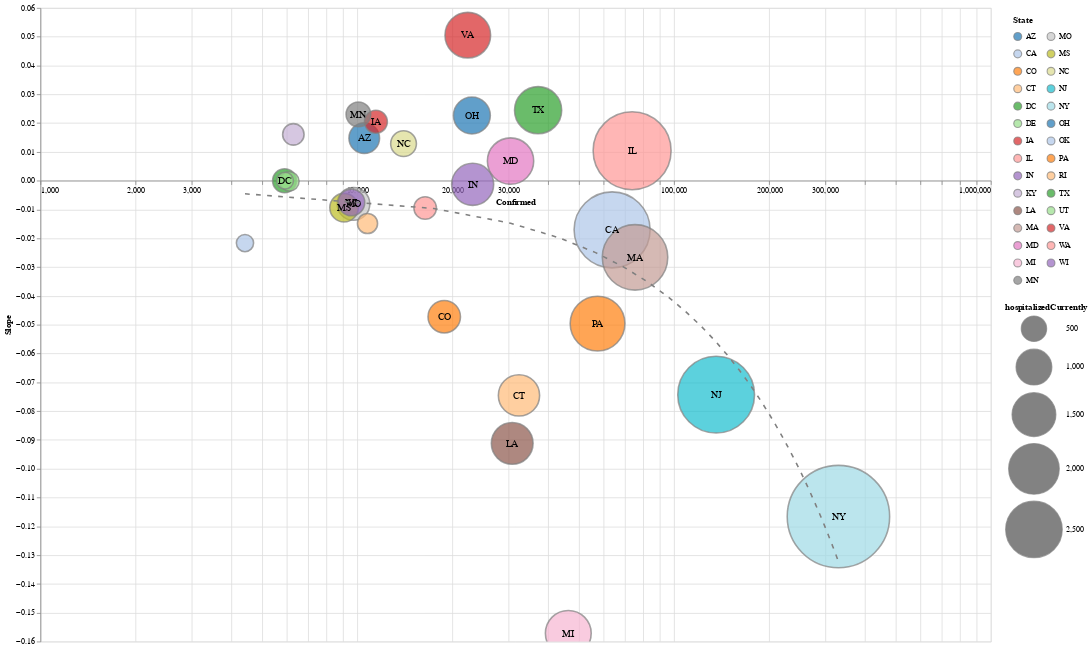

The notebook cell saved with this chart:
### Code cell
dfh = pd.read_csv('https://covidtracking.com/api/v1/states/daily.csv')
dfh.date = pd.to_datetime(dfh.date, format='%Y%m%d')
dfh.date = dfh.date.dt.strftime('%m-%d-%Y')
dfh = dfh.rename({'date': 'Date', 'state':'State'}, axis=1)
data = state_data('US')
data = data.merge(dfh, on=['Date', 'State'], how='outer')

slope_chart(data, 'State', -582, xscale='log', limit=200, scale=2, value='hospitalizedCurrently', window=7).properties(
    width=1200,
    height=800
).interactive()

### Figure 1 — Vega-Lite specification as saved in the notebook (floating-point values rounded to 4 significant figures)
{"config": {"view": {"continuousWidth": 400, "continuousHeight": 300}}, "layer": [{"mark": {"type": "point", "filled": true, "stroke": "grey"}, "encoding": {"color": {"type": "nominal", "field": "State", "legend": {"clipHeight": 20, "columns": 2, "padding": 10}, "scale": {"scheme": "category20"}}, "size": {"type": "quantitative", "field": "hospitalizedCurrently", "scale": {"domain": [94.0, 2938.0], "range": [200, 6000]}}, "tooltip": [{"type": "nominal", "field": "State"}, {"type": "quantitative", "field": "Confirmed"}, {"type": "quantitative", "field": "Slope"}, {"type": "quantitative", "field": "hospitalizedCurrently"}], "x": {"type": "quantitative", "axis": {"offset": -582}, "field": "Confirmed", "scale": {"type": "log"}}, "y": {"type": "quantitative", "field": "Slope"}}, "selection": {"selector476": {"type": "interval", "bind": "scales", "encodings": ["x", "y"]}}}, {"mark": "text", "encoding": {"color": {"value": "black"}, "size": {"value": 12}, "text": {"type": "nominal", "field": "State"}, "tooltip": [{"type": "nominal", "field": "State"}, {"type": "quantitative", "field": "Confirmed"}, {"type": "quantitative", "field": "Slope"}, {"type": "quantitative", "field": "hospitalizedCurrently"}], "x": {"type": "quantitative", "axis": {"offset": -582}, "field": "Confirmed", "scale": {"type": "log"}}, "y": {"type": "quantitative", "field": "Slope"}}, "transform": [{"filter": "(datum['hospitalizedCurrently'] > 400)"}]}, {"mark": {"type": "line", "strokeDash": [6, 8]}, "encoding": {"color": {"value": "grey"}, "size": {"value": 2}, "tooltip": [{"type": "nominal", "field": "State"}, {"type": "quantitative", "field": "Confirmed"}, {"type": "quantitative", "field": "Slope"}, {"type": "quantitative", "field": "hospitalizedCurrently"}], "x": {"type": "quantitative", "axis": {"offset": -582}, "field": "Confirmed", "scale": {"type": "log"}}, "y": {"type": "quantitative", "field": "Slope"}}, "transform": [{"on": "Confirmed", "regression": "Slope", "method": "poly", "order": 1}]}], "data": {"name": "data-f5eca08370ea160f3a16c1b5eaa016b0"}, "height": 800, "width": 1200, "$schema": "https://vega.github.io/schema/vega-lite/v4.0.2.json", "datasets": {"data-f5eca08370ea160f3a16c1b5eaa016b0": [{"State": "AZ", "Date": "05-08-2020", "Confirmed": 10530.0, "Deaths": 517.0, "Recovered": 0.0, "Confirmed_New": 581.0, "Deaths_New": 67.0, "Recovered_New": 0.0, "Active": 10010.0, "positive": 10530.0, "negative": 109400.0, "pending": 0.0, "hospitalizedCurrently": 730.0, "hospitalizedCumulative": 1482.0, "inIcuCurrently": 295.0, "inIcuCumulative": 0.0, "onVentilatorCurrently": 197.0, "onVentilatorCumulative": 0.0, "recovered": 1747.0, "dataQualityGrade": "A+", "lastUpdateEt": "5/8/2020 00:00", "hash": "f90cd0eb502865124ca024e8cd4dd3173109c8a9", "dateChecked": "2020-05-08T20:00:00Z", "death": 517.0, "hospitalized": 1482.0, "total": 119900.0, "totalTestResults": 119900.0, "posNeg": 119900.0, "fips": 4.0, "deathIncrease": 67.0, "hospitalizedIncrease": 33.0, "negativeIncrease": 8240.0, "positiveIncrease": 581.0, "totalTestResultsIncrease": 8821.0, "Slope": 0.01479}, {"State": "CA", "Date": "05-08-2020", "Confirmed": 63780.0, "Deaths": 2613.0, "Recovered": 0.0, "Confirmed_New": 1631.0, "Deaths_New": 78.0, "Recovered_New": 0.0, "Active": 61170.0, "positive": 62510.0, "negative": 812800.0, "pending": 0.0, "hospitalizedCurrently": 4514.0, "hospitalizedCumulative": 0.0, "inIcuCurrently": 1342.0, "inIcuCumulative": 0.0, "onVentilatorCurrently": 0.0, "onVentilatorCumulative": 0.0, "recovered": 0.0, "dataQualityGrade": "B", "lastUpdateEt": "5/8/2020 14:00", "hash": "d5ef05ed6769ba774cc29375bd1e4f0a66958120", "dateChecked": "2020-05-08T20:00:00Z", "death": 2585.0, "hospitalized": 0.0, "total": 875300.0, "totalTestResults": 875300.0, "posNeg": 875300.0, "fips": 6.0, "deathIncrease": 81.0, "hospitalizedIncrease": 0.0, "negativeIncrease": 30500.0, "positiveIncrease": 1898.0, "totalTestResultsIncrease": 32400.0, "Slope": -0.01706}, {"State": "CO", "Date": "05-08-2020", "Confirmed": 18830.0, "Deaths": 960.0, "Recovered": 0.0, "Confirmed_New": 457.0, "Deaths_New": 16.0, "Recovered_New": 0.0, "Active": 17870.0, "positive": 18800.0, "negative": 75740.0, "pending": 0.0, "hospitalizedCurrently": 821.0, "hospitalizedCumulative": 3557.0, "inIcuCurrently": 0.0, "inIcuCumulative": 0.0, "onVentilatorCurrently": 0.0, "onVentilatorCumulative": 0.0, "recovered": 2869.0, "dataQualityGrade": "B", "lastUpdateEt": "5/7/2020 00:00", "hash": "4b1fe904ebb1648caab2aed0b2c8d39bf25541f1", "dateChecked": "2020-05-08T20:00:00Z", "death": 961.0, "hospitalized": 3557.0, "total": 94540.0, "totalTestResults": 94540.0, "posNeg": 94540.0, "fips": 8.0, "deathIncrease": 40.0, "hospitalizedIncrease": 571.0, "negativeIncrease": 2218.0, "positiveIncrease": 971.0, "totalTestResultsIncrease": 3189.0, "Slope": -0.04721}, {"State": "CT", "Date": "05-08-2020", "Confirmed": 32410.0, "Deaths": 2874.0, "Recovered": 0.0, "Confirmed_New": 627.0, "Deaths_New": 77.0, "Recovered_New": 0.0, "Active": 29540.0, "positive": 32410.0, "negative": 88130.0, "pending": 0.0, "hospitalizedCurrently": 1327.0, "hospitalizedCumulative": 9389.0, "inIcuCurrently": 0.0, "inIcuCumulative": 0.0, "onVentilatorCurrently": 0.0, "onVentilatorCumulative": 0.0, "recovered": 5413.0, "dataQualityGrade": "B", "lastUpdateEt": "5/7/2020 20:30", "hash": "f9d580ec47d3a4fe510f0433aba0d74adc57f755", "dateChecked": "2020-05-08T20:00:00Z", "death": 2874.0, "hospitalized": 9389.0, "total": 120500.0, "totalTestResults": 120500.0, "posNeg": 120500.0, "fips": 9.0, "deathIncrease": 77.0, "hospitalizedIncrease": 0.0, "negativeIncrease": 3740.0, "positiveIncrease": 627.0, "totalTestResultsIncrease": 4367.0, "Slope": -0.07454}, {"State": "DC", "Date": "05-08-2020", "Confirmed": 5899.0, "Deaths": 304.0, "Recovered": 0.0, "Confirmed_New": 245.0, "Deaths_New": 19.0, "Recovered_New": 0.0, "Active": 5595.0, "positive": 5899.0, "negative": 21220.0, "pending": 0.0, "hospitalizedCurrently": 447.0, "hospitalizedCumulative": 0.0, "inIcuCurrently": 130.0, "inIcuCumulative": 0.0, "onVentilatorCurrently": 91.0, "onVentilatorCumulative": 0.0, "recovered": 825.0, "dataQualityGrade": "A+", "lastUpdateEt": "5/7/2020 00:00", "hash": "4059ea82f25e636e5e3f0e85f8a14089e334a132", "dateChecked": "2020-05-08T20:00:00Z", "death": 304.0, "hospitalized": 0.0, "total": 27120.0, "totalTestResults": 27120.0, "posNeg": 27120.0, "fips": 11.0, "deathIncrease": 19.0, "hospitalizedIncrease": 0.0, "negativeIncrease": 1014.0, "positiveIncrease": 245.0, "totalTestResultsIncrease": 1259.0, "Slope": 0.0}, {"State": "DE", "Date": "05-08-2020", "Confirmed": 6111.0, "Deaths": 213.0, "Recovered": 0.0, "Confirmed_New": 172.0, "Deaths_New": 11.0, "Recovered_New": 0.0, "Active": 5898.0, "positive": 6111.0, "negative": 22150.0, "pending": 0.0, "hospitalizedCurrently": 289.0, "hospitalizedCumulative": 0.0, "inIcuCurrently": 0.0, "inIcuCumulative": 0.0, "onVentilatorCurrently": 0.0, "onVentilatorCumulative": 0.0, "recovered": 2288.0, "dataQualityGrade": "B", "lastUpdateEt": "5/7/2020 18:00", "hash": "05cce2b1146ef2508cd656e268c772e0c5f61627", "dateChecked": "2020-05-08T20:00:00Z", "death": 213.0, "hospitalized": 0.0, "total": 28260.0, "totalTestResults": 28260.0, "posNeg": 28260.0, "fips": 10.0, "deathIncrease": 11.0, "hospitalizedIncrease": 0.0, "negativeIncrease": 766.0, "positiveIncrease": 172.0, "totalTestResultsIncrease": 938.0, "Slope": -0.0002246}, {"State": "IA", "Date": "05-08-2020", "Confirmed": 11460.0, "Deaths": 243.0, "Recovered": 0.0, "Confirmed_New": 398.0, "Deaths_New": 12.0, "Recovered_New": 0.0, "Active": 11210.0, "positive": 11460.0, "negative": 58800.0, "pending": 0.0, "hospitalizedCurrently": 407.0, "hospitalizedCumulative": 0.0, "inIcuCurrently": 164.0, "inIcuCumulative": 0.0, "onVentilatorCurrently": 109.0, "onVentilatorCumulative": 0.0, "recovered": 4685.0, "dataQualityGrade": "A+", "lastUpdateEt": "5/7/2020 00:00", "hash": "2fe477a9e76f3a02dcd47b53b6d5f94d62c92c9a", "dateChecked": "2020-05-08T20:00:00Z", "death": 243.0, "hospitalized": 0.0, "total": 70260.0, "totalTestResults": 70260.0, "posNeg": 70260.0, "fips": 19.0, "deathIncrease": 12.0, "hospitalizedIncrease": 0.0, "negativeIncrease": 3436.0, "positiveIncrease": 398.0, "totalTestResultsIncrease": 3834.0, "Slope": 0.02048}, {"State": "IL", "Date": "05-08-2020", "Confirmed": 73760.0, "Deaths": 3241.0, "Recovered": 0.0, "Confirmed_New": 2889.0, "Deaths_New": 130.0, "Recovered_New": 0.0, "Active": 70520.0, "positive": 73760.0, "negative": 326000.0, "pending": 0.0, "hospitalizedCurrently": 4750.0, "hospitalizedCumulative": 0.0, "inIcuCurrently": 1222.0, "inIcuCumulative": 0.0, "onVentilatorCurrently": 727.0, "onVentilatorCumulative": 0.0, "recovered": 0.0, "dataQualityGrade": "A", "lastUpdateEt": "5/8/2020 00:00", "hash": "78645d0b39c50f0808f893027de4117e81e09766", "dateChecked": "2020-05-08T20:00:00Z", "death": 3241.0, "hospitalized": 0.0, "total": 399700.0, "totalTestResults": 399700.0, "posNeg": 399700.0, "fips": 17.0, "deathIncrease": 130.0, "hospitalizedIncrease": 0.0, "negativeIncrease": 17780.0, "positiveIncrease": 2887.0, "totalTestResultsIncrease": 20670.0, "Slope": 0.01041}, {"State": "IN", "Date": "05-08-2020", "Confirmed": 23150.0, "Deaths": 1447.0, "Recovered": 0.0, "Confirmed_New": 643.0, "Deaths_New": 33.0, "Recovered_New": 0.0, "Active": 21700.0, "positive": 23150.0, "negative": 107000.0, "pending": 0.0, "hospitalizedCurrently": 1379.0, "hospitalizedCumulative": 4389.0, "inIcuCurrently": 481.0, "inIcuCumulative": 990.0, "onVentilatorCurrently": 219.0, "onVentilatorCumulative": 0.0, "recovered": 0.0, "dataQualityGrade": "A+", "lastUpdateEt": "5/7/2020 23:59", "hash": "480f314902b86ee3045123da9a2ff0e9dc6e796a", "dateChecked": "2020-05-08T20:00:00Z", "death": 1447.0, "hospitalized": 4389.0, "total": 130100.0, "totalTestResults": 130100.0, "posNeg": 130100.0, "fips": 18.0, "deathIncrease": 33.0, "hospitalizedIncrease": 4389.0, "negativeIncrease": 4703.0, "positiveIncrease": 643.0, "totalTestResultsIncrease": 5346.0, "Slope": -0.00126}, {"State": "KY", "Date": "05-08-2020", "Confirmed": 6288.0, "Deaths": 298.0, "Recovered": 0.0, "Confirmed_New": 159.0, "Deaths_New": 4.0, "Recovered_New": 0.0, "Active": 5990.0, "positive": 6129.0, "negative": 75270.0, "pending": 0.0, "hospitalizedCurrently": 356.0, "hospitalizedCumulative": 1684.0, "inIcuCurrently": 199.0, "inIcuCumulative": 714.0, "onVentilatorCurrently": 0.0, "onVentilatorCumulative": 0.0, "recovered": 2177.0, "dataQualityGrade": "A", "lastUpdateEt": "5/7/2020 17:00", "hash": "ffe9736e32f92a5c53a18f0b0d6c1b5abb0778eb", "dateChecked": "2020-05-08T20:00:00Z", "death": 294.0, "hospitalized": 1684.0, "total": 81400.0, "totalTestResults": 81400.0, "posNeg": 81400.0, "fips": 21.0, "deathIncrease": 11.0, "hospitalizedIncrease": 68.0, "negativeIncrease": 2600.0, "positiveIncrease": 195.0, "totalTestResultsIncrease": 2795.0, "Slope": 0.01609}, {"State": "LA", "Date": "05-08-2020", "Confirmed": 30860.0, "Deaths": 2227.0, "Recovered": 0.0, "Confirmed_New": 203.0, "Deaths_New": 19.0, "Recovered_New": 0.0, "Active": 28630.0, "positive": 30860.0, "negative": 171600.0, "pending": 0.0, "hospitalizedCurrently": 1359.0, "hospitalizedCumulative": 0.0, "inIcuCurrently": 0.0, "inIcuCumulative": 0.0, "onVentilatorCurrently": 185.0, "onVentilatorCumulative": 0.0, "recovered": 20320.0, "dataQualityGrade": "B", "lastUpdateEt": "5/8/2020 13:00", "hash": "798d2fa2bbbc9f6a6faa4f36f30a21ad47e7481a", "dateChecked": "2020-05-08T20:00:00Z", "death": 2227.0, "hospitalized": 0.0, "total": 202400.0, "totalTestResults": 202400.0, "posNeg": 202400.0, "fips": 22.0, "deathIncrease": 19.0, "hospitalizedIncrease": 0.0, "negativeIncrease": 1446.0, "positiveIncrease": 203.0, "totalTestResultsIncrease": 1649.0, "Slope": -0.0912}, {"State": "MA", "Date": "05-08-2020", "Confirmed": 75330.0, "Deaths": 4702.0, "Recovered": 0.0, "Confirmed_New": 1612.0, "Deaths_New": 150.0, "Recovered_New": 0.0, "Active": 70630.0, "positive": 75330.0, "negative": 290700.0, "pending": 0.0, "hospitalizedCurrently": 3349.0, "hospitalizedCumulative": 7434.0, "inIcuCurrently": 826.0, "inIcuCumulative": 0.0, "onVentilatorCurrently": 0.0, "onVentilatorCumulative": 0.0, "recovered": 0.0, "dataQualityGrade": "A", "lastUpdateEt": "5/8/2020 10:00", "hash": "29288f59af3b7848a4383bf253e8f5f8c76e24c7", "dateChecked": "2020-05-08T20:00:00Z", "death": 4702.0, "hospitalized": 7434.0, "total": 366000.0, "totalTestResults": 366000.0, "posNeg": 366000.0, "fips": 25.0, "deathIncrease": 150.0, "hospitalizedIncrease": 197.0, "negativeIncrease": 12780.0, "positiveIncrease": 1612.0, "totalTestResultsIncrease": 14390.0, "Slope": -0.02661}, {"State": "MD", "Date": "05-08-2020", "Confirmed": 30480.0, "Deaths": 1560.0, "Recovered": 0.0, "Confirmed_New": 1111.0, "Deaths_New": 57.0, "Recovered_New": 0.0, "Active": 28920.0, "positive": 30480.0, "negative": 121700.0, "pending": 0.0, "hospitalizedCurrently": 1674.0, "hospitalizedCumulative": 5811.0, "inIcuCurrently": 571.0, "inIcuCumulative": 0.0, "onVentilatorCurrently": 0.0, "onVentilatorCumulative": 0.0, "recovered": 2041.0, "dataQualityGrade": "A", "lastUpdateEt": "5/8/2020 10:00", "hash": "a40950a18445cbc462e6d21b498783fa36ae1bbd", "dateChecked": "2020-05-08T20:00:00Z", "death": 1560.0, "hospitalized": 5811.0, "total": 152200.0, "totalTestResults": 152200.0, "posNeg": 152200.0, "fips": 24.0, "deathIncrease": 57.0, "hospitalizedIncrease": 148.0, "negativeIncrease": 2476.0, "positiveIncrease": 1111.0, "totalTestResultsIncrease": 3587.0, "Slope": 0.006825}, {"State": "MI", "Date": "05-08-2020", "Confirmed": 46390.0, "Deaths": 4399.0, "Recovered": 0.0, "Confirmed_New": 641.0, "Deaths_New": 54.0, "Recovered_New": 0.0, "Active": 41990.0, "positive": 46330.0, "negative": 213900.0, "pending": 0.0, "hospitalizedCurrently": 1637.0, "hospitalizedCumulative": 0.0, "inIcuCurrently": 725.0, "inIcuCumulative": 0.0, "onVentilatorCurrently": 570.0, "onVentilatorCumulative": 0.0, "recovered": 15660.0, "dataQualityGrade": "A+", "lastUpdateEt": "5/8/2020 11:00", "hash": "5656716f32beca12ba86a75347a1dfa804135f2b", "dateChecked": "2020-05-08T20:00:00Z", "death": 4393.0, "hospitalized": 0.0, "total": 260300.0, "totalTestResults": 260300.0, "posNeg": 260300.0, "fips": 26.0, "deathIncrease": 50.0, "hospitalizedIncrease": 0.0, "negativeIncrease": 12510.0, "positiveIncrease": 680.0, "totalTestResultsIncrease": 13190.0, "Slope": -0.1572}, {"State": "MN", "Date": "05-08-2020", "Confirmed": 10090.0, "Deaths": 534.0, "Recovered": 0.0, "Confirmed_New": 723.0, "Deaths_New": 26.0, "Recovered_New": 0.0, "Active": 9554.0, "positive": 10090.0, "negative": 91180.0, "pending": 0.0, "hospitalizedCurrently": 473.0, "hospitalizedCumulative": 1549.0, "inIcuCurrently": 198.0, "inIcuCumulative": 540.0, "onVentilatorCurrently": 0.0, "onVentilatorCumulative": 0.0, "recovered": 5697.0, "dataQualityGrade": "A", "lastUpdateEt": "5/7/2020 17:00", "hash": "ba0a38f10ef7e46ec55a4fc7720c61249342adbe", "dateChecked": "2020-05-08T20:00:00Z", "death": 534.0, "hospitalized": 1549.0, "total": 101300.0, "totalTestResults": 101300.0, "posNeg": 101300.0, "fips": 27.0, "deathIncrease": 26.0, "hospitalizedIncrease": 90.0, "negativeIncrease": 3126.0, "positiveIncrease": 723.0, "totalTestResultsIncrease": 3849.0, "Slope": 0.02304}, {"State": "MO", "Date": "05-08-2020", "Confirmed": 9733.0, "Deaths": 483.0, "Recovered": 0.0, "Confirmed_New": 152.0, "Deaths_New": 34.0, "Recovered_New": 0.0, "Active": 9250.0, "positive": 9489.0, "negative": 99230.0, "pending": 0.0, "hospitalizedCurrently": 832.0, "hospitalizedCumulative": 0.0, "inIcuCurrently": 0.0, "inIcuCumulative": 0.0, "onVentilatorCurrently": 143.0, "onVentilatorCumulative": 0.0, "recovered": 0.0, "dataQualityGrade": "B", "lastUpdateEt": "5/8/2020 15:00", "hash": "cb8a506b2bf8d309aea553ac9a5d36b2bbf75c37", "dateChecked": "2020-05-08T20:00:00Z", "death": 449.0, "hospitalized": 0.0, "total": 108700.0, "totalTestResults": 108700.0, "posNeg": 108700.0, "fips": 29.0, "deathIncrease": 31.0, "hospitalizedIncrease": 0.0, "negativeIncrease": 4951.0, "positiveIncrease": 148.0, "totalTestResultsIncrease": 5099.0, "Slope": -0.008042}, {"State": "MS", "Date": "05-08-2020", "Confirmed": 9090.0, "Deaths": 409.0, "Recovered": 0.0, "Confirmed_New": 404.0, "Deaths_New": 13.0, "Recovered_New": 0.0, "Active": 8681.0, "positive": 9090.0, "negative": 72100.0, "pending": 0.0, "hospitalizedCurrently": 632.0, "hospitalizedCumulative": 1478.0, "inIcuCurrently": 123.0, "inIcuCumulative": 0.0, "onVentilatorCurrently": 58.0, "onVentilatorCumulative": 0.0, "recovered": 4421.0, "dataQualityGrade": "A", "lastUpdateEt": "5/7/2020 19:00", "hash": "2a05739132b693efbe465d1f48b8f6948a37a25e", "dateChecked": "2020-05-08T20:00:00Z", "death": 409.0, "hospitalized": 1478.0, "total": 81190.0, "totalTestResults": 81190.0, "posNeg": 81190.0, "fips": 28.0, "deathIncrease": 13.0, "hospitalizedIncrease": 36.0, "negativeIncrease": 0.0, "positiveIncrease": 404.0, "totalTestResultsIncrease": 404.0, "Slope": -0.009357}, {"State": "NC", "Date": "05-08-2020", "Confirmed": 14010.0, "Deaths": 530.0, "Recovered": 0.0, "Confirmed_New": 466.0, "Deaths_New": 17.0, "Recovered_New": 0.0, "Active": 13480.0, "positive": 13870.0, "negative": 164700.0, "pending": 0.0, "hospitalizedCurrently": 515.0, "hospitalizedCumulative": 0.0, "inIcuCurrently": 0.0, "inIcuCumulative": 0.0, "onVentilatorCurrently": 0.0, "onVentilatorCumulative": 0.0, "recovered": 0.0, "dataQualityGrade": "B", "lastUpdateEt": "5/8/2020 11:00", "hash": "2c94b28d0a88a51d057b9357ce342276e9a20f08", "dateChecked": "2020-05-08T20:00:00Z", "death": 527.0, "hospitalized": 0.0, "total": 178600.0, "totalTestResults": 178600.0, "posNeg": 178600.0, "fips": 37.0, "deathIncrease": 20.0, "hospitalizedIncrease": 0.0, "negativeIncrease": 6814.0, "positiveIncrease": 471.0, "totalTestResultsIncrease": 7285.0, "Slope": 0.01286}, {"State": "NJ", "Date": "05-08-2020", "Confirmed": 135800.0, "Deaths": 8960.0, "Recovered": 0.0, "Confirmed_New": 1849.0, "Deaths_New": 153.0, "Recovered_New": 0.0, "Active": 126900.0, "positive": 135500.0, "negative": 163300.0, "pending": 553.0, "hospitalizedCurrently": 4605.0, "hospitalizedCumulative": 0.0, "inIcuCurrently": 1439.0, "inIcuCumulative": 0.0, "onVentilatorCurrently": 1089.0, "onVentilatorCumulative": 0.0, "recovered": 15640.0, "dataQualityGrade": "A+", "lastUpdateEt": "5/8/2020 13:00", "hash": "c674982e32236def6d6881374f8fd46abda975f5", "dateChecked": "2020-05-08T20:00:00Z", "death": 8952.0, "hospitalized": 0.0, "total": 299300.0, "totalTestResults": 298800.0, "posNeg": 298800.0, "fips": 34.0, "deathIncrease": 151.0, "hospitalizedIncrease": 0.0, "negativeIncrease": 4282.0, "positiveIncrease": 1819.0, "totalTestResultsIncrease": 6101.0, "Slope": -0.07427}, {"State": "NY", "Date": "05-08-2020", "Confirmed": 330400.0, "Deaths": 26240.0, "Recovered": 0.0, "Confirmed_New": 2938.0, "Deaths_New": 99.0, "Recovered_New": 0.0, "Active": 304200.0, "positive": 330400.0, "negative": 791100.0, "pending": 0.0, "hospitalizedCurrently": 8196.0, "hospitalizedCumulative": 71680.0, "inIcuCurrently": 2811.0, "inIcuCumulative": 0.0, "onVentilatorCurrently": 2295.0, "onVentilatorCumulative": 0.0, "recovered": 56380.0, "dataQualityGrade": "B", "lastUpdateEt": "5/8/2020 00:00", "hash": "cce93730cb4bfe975fc7b77442c3b664e71c74ee", "dateChecked": "2020-05-08T20:00:00Z", "death": 21040.0, "hospitalized": 71680.0, "total": 1122000.0, "totalTestResults": 1122000.0, "posNeg": 1122000.0, "fips": 36.0, "deathIncrease": 217.0, "hospitalizedIncrease": 527.0, "negativeIncrease": 28870.0, "positiveIncrease": 2758.0, "totalTestResultsIncrease": 31630.0, "Slope": -0.1166}, {"State": "OH", "Date": "05-08-2020", "Confirmed": 23020.0, "Deaths": 1306.0, "Recovered": 0.0, "Confirmed_New": 885.0, "Deaths_New": 35.0, "Recovered_New": 0.0, "Active": 21710.0, "positive": 23020.0, "negative": 161300.0, "pending": 0.0, "hospitalizedCurrently": 1060.0, "hospitalizedCumulative": 4218.0, "inIcuCurrently": 393.0, "inIcuCumulative": 1188.0, "onVentilatorCurrently": 274.0, "onVentilatorCumulative": 0.0, "recovered": 0.0, "dataQualityGrade": "B", "lastUpdateEt": "5/8/2020 14:00", "hash": "c91975a5e248e1698b76b269fe427ab2548e9183", "dateChecked": "2020-05-08T20:00:00Z", "death": 1306.0, "hospitalized": 4218.0, "total": 184300.0, "totalTestResults": 184300.0, "posNeg": 184300.0, "fips": 39.0, "deathIncrease": 35.0, "hospitalizedIncrease": 78.0, "negativeIncrease": 7372.0, "positiveIncrease": 885.0, "totalTestResultsIncrease": 8257.0, "Slope": 0.02264}, {"State": "OK", "Date": "05-08-2020", "Confirmed": 4424.0, "Deaths": 266.0, "Recovered": 0.0, "Confirmed_New": 94.0, "Deaths_New": 6.0, "Recovered_New": 0.0, "Active": 4158.0, "positive": 4424.0, "negative": 85430.0, "pending": 0.0, "hospitalizedCurrently": 228.0, "hospitalizedCumulative": 805.0, "inIcuCurrently": 96.0, "inIcuCumulative": 0.0, "onVentilatorCurrently": 0.0, "onVentilatorCumulative": 0.0, "recovered": 3064.0, "dataQualityGrade": "A+", "lastUpdateEt": "5/8/2020 00:00", "hash": "dc4244c9c33a01e9877f2d6b8f68a63a15715ca8", "dateChecked": "2020-05-08T20:00:00Z", "death": 266.0, "hospitalized": 805.0, "total": 89860.0, "totalTestResults": 89860.0, "posNeg": 89860.0, "fips": 40.0, "deathIncrease": 6.0, "hospitalizedIncrease": 0.0, "negativeIncrease": 2876.0, "positiveIncrease": 94.0, "totalTestResultsIncrease": 2970.0, "Slope": -0.02165}, {"State": "PA", "Date": "05-08-2020", "Confirmed": 57370.0, "Deaths": 3715.0, "Recovered": 0.0, "Confirmed_New": 1415.0, "Deaths_New": 126.0, "Recovered_New": 0.0, "Active": 53660.0, "positive": 54240.0, "negative": 216300.0, "pending": 0.0, "hospitalizedCurrently": 2342.0, "hospitalizedCumulative": 0.0, "inIcuCurrently": 0.0, "inIcuCumulative": 0.0, "onVentilatorCurrently": 517.0, "onVentilatorCumulative": 0.0, "recovered": 0.0, "dataQualityGrade": "C", "lastUpdateEt": "5/8/2020 00:00", "hash": "4eec00d4452c1371765038df18cbd7b5cca69ba9", "dateChecked": "2020-05-08T20:00:00Z", "death": 3616.0, "hospitalized": 0.0, "total": 270600.0, "totalTestResults": 270600.0, "posNeg": 270600.0, "fips": 42.0, "deathIncrease": 200.0, "hospitalizedIncrease": 0.0, "negativeIncrease": 6448.0, "positiveIncrease": 1323.0, "totalTestResultsIncrease": 7771.0, "Slope": -0.04961}, {"State": "RI", "Date": "05-08-2020", "Confirmed": 10780.0, "Deaths": 399.0, "Recovered": 0.0, "Confirmed_New": 249.0, "Deaths_New": 11.0, "Recovered_New": 0.0, "Active": 10380.0, "positive": 10780.0, "negative": 74490.0, "pending": 0.0, "hospitalizedCurrently": 312.0, "hospitalizedCumulative": 1187.0, "inIcuCurrently": 71.0, "inIcuCumulative": 0.0, "onVentilatorCurrently": 52.0, "onVentilatorCumulative": 0.0, "recovered": 730.0, "dataQualityGrade": "A+", "lastUpdateEt": "5/8/2020 12:00", "hash": "3065c7d768798e66b0a05bb90f027c7f9e4cdc30", "dateChecked": "2020-05-08T20:00:00Z", "death": 399.0, "hospitalized": 1187.0, "total": 85270.0, "totalTestResults": 85270.0, "posNeg": 85270.0, "fips": 44.0, "deathIncrease": 11.0, "hospitalizedIncrease": 34.0, "negativeIncrease": 2699.0, "positiveIncrease": 249.0, "totalTestResultsIncrease": 2948.0, "Slope": -0.01485}, {"State": "TX", "Date": "05-08-2020", "Confirmed": 37250.0, "Deaths": 1025.0, "Recovered": 0.0, "Confirmed_New": 1210.0, "Deaths_New": 40.0, "Recovered_New": 0.0, "Active": 36220.0, "positive": 36610.0, "negative": 440500.0, "pending": 0.0, "hospitalizedCurrently": 1734.0, "hospitalizedCumulative": 0.0, "inIcuCurrently": 0.0, "inIcuCumulative": 0.0, "onVentilatorCurrently": 0.0, "onVentilatorCumulative": 0.0, "recovered": 19200.0, "dataQualityGrade": "B", "lastUpdateEt": "5/8/2020 13:00", "hash": "b7f8c531addc2df51f14fa89b29a6821d47aad45", "dateChecked": "2020-05-08T20:00:00Z", "death": 1004.0, "hospitalized": 0.0, "total": 477100.0, "totalTestResults": 477100.0, "posNeg": 477100.0, "fips": 48.0, "deathIncrease": 31.0, "hospitalizedIncrease": 0.0, "negativeIncrease": 20740.0, "positiveIncrease": 1219.0, "totalTestResultsIncrease": 21960.0, "Slope": 0.0245}, {"State": "UT", "Date": "05-08-2020", "Confirmed": 5919.0, "Deaths": 61.0, "Recovered": 0.0, "Confirmed_New": 195.0, "Deaths_New": 0.0, "Recovered_New": 0.0, "Active": 5858.0, "positive": 5919.0, "negative": 132800.0, "pending": 0.0, "hospitalizedCurrently": 216.0, "hospitalizedCumulative": 488.0, "inIcuCurrently": 0.0, "inIcuCumulative": 162.0, "onVentilatorCurrently": 0.0, "onVentilatorCumulative": 73.0, "recovered": 2769.0, "dataQualityGrade": "B", "lastUpdateEt": "5/8/2020 15:00", "hash": "c4ea753cfa02e60f4960bb3f95b6219c42ce5fd2", "dateChecked": "2020-05-08T20:00:00Z", "death": 61.0, "hospitalized": 488.0, "total": 138700.0, "totalTestResults": 138700.0, "posNeg": 138700.0, "fips": 49.0, "deathIncrease": 0.0, "hospitalizedIncrease": 12.0, "negativeIncrease": 3950.0, "positiveIncrease": 195.0, "totalTestResultsIncrease": 4145.0, "Slope": 0.0}, {"State": "VA", "Date": "05-08-2020", "Confirmed": 22340.0, "Deaths": 812.0, "Recovered": 0.0, "Confirmed_New": 772.0, "Deaths_New": 43.0, "Recovered_New": 0.0, "Active": 21530.0, "positive": 22340.0, "negative": 107600.0, "pending": 549.0, "hospitalizedCurrently": 1625.0, "hospitalizedCumulative": 4622.0, "inIcuCurrently": 378.0, "inIcuCumulative": 0.0, "onVentilatorCurrently": 199.0, "onVentilatorCumulative": 0.0, "recovered": 2997.0, "dataQualityGrade": "A+", "lastUpdateEt": "5/7/2020 17:00", "hash": "d30c5922d79f512c500b8be346be1360f542a828", "dateChecked": "2020-05-08T20:00:00Z", "death": 812.0, "hospitalized": 4622.0, "total": 130500.0, "totalTestResults": 129900.0, "posNeg": 129900.0, "fips": 51.0, "deathIncrease": 43.0, "hospitalizedIncrease": 184.0, "negativeIncrease": 6021.0, "positiveIncrease": 772.0, "totalTestResultsIncrease": 6793.0, "Slope": 0.05053}, {"State": "WA", "Date": "05-08-2020", "Confirmed": 16390.0, "Deaths": 905.0, "Recovered": 0.0, "Confirmed_New": 157.0, "Deaths_New": 14.0, "Recovered_New": 0.0, "Active": 15480.0, "positive": 16230.0, "negative": 214400.0, "pending": 0.0, "hospitalizedCurrently": 393.0, "hospitalizedCumulative": 0.0, "inIcuCurrently": 122.0, "inIcuCumulative": 0.0, "onVentilatorCurrently": 0.0, "onVentilatorCumulative": 0.0, "recovered": 0.0, "dataQualityGrade": "B", "lastUpdateEt": "5/7/2020 02:59", "hash": "5f9b6d77e683084cb79f5f56cc8c2fd29d6cc0f2", "dateChecked": "2020-05-08T20:00:00Z", "death": 891.0, "hospitalized": 0.0, "total": 230700.0, "totalTestResults": 230700.0, "posNeg": 230700.0, "fips": 53.0, "deathIncrease": 21.0, "hospitalizedIncrease": 0.0, "negativeIncrease": 5541.0, "positiveIncrease": 326.0, "totalTestResultsIncrease": 5867.0, "Slope": -0.009476}, {"State": "WI", "Date": "05-08-2020", "Confirmed": 9590.0, "Deaths": 384.0, "Recovered": 0.0, "Confirmed_New": 375.0, "Deaths_New": 10.0, "Recovered_New": 0.0, "Active": 9206.0, "positive": 9590.0, "negative": 97260.0, "pending": 204.0, "hospitalizedCurrently": 552.0, "hospitalizedCumulative": 1767.0, "inIcuCurrently": 110.0, "inIcuCumulative": 441.0, "onVentilatorCurrently": 0.0, "onVentilatorCumulative": 0.0, "recovered": 4694.0, "dataQualityGrade": "A+", "lastUpdateEt": "5/8/2020 00:00", "hash": "cc597cd49b76d128f0ba5f3310d152ae7d1e0950", "dateChecked": "2020-05-08T20:00:00Z", "death": 384.0, "hospitalized": 1767.0, "total": 107100.0, "totalTestResults": 106900.0, "posNeg": 106900.0, "fips": 55.0, "deathIncrease": 10.0, "hospitalizedIncrease": 35.0, "negativeIncrease": 4230.0, "positiveIncrease": 375.0, "totalTestResultsIncrease": 4605.0, "Slope": -0.007553}]}}
